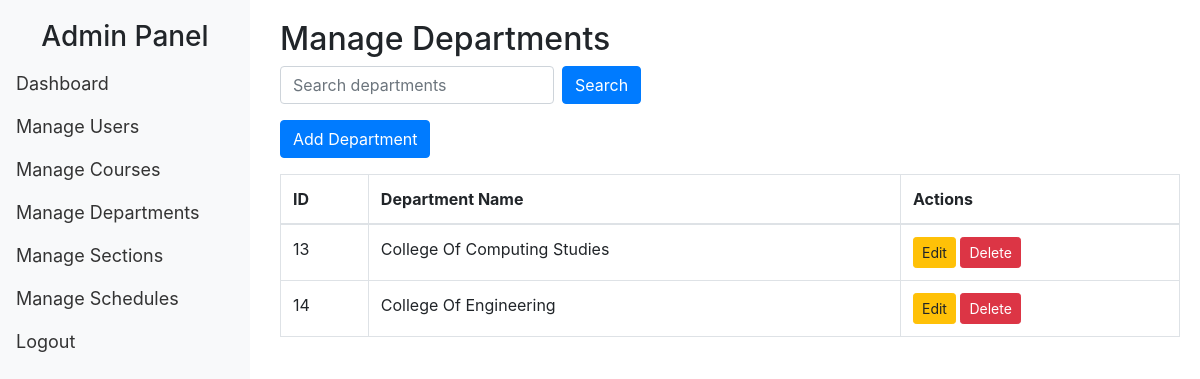
The app's page /admin_staff/departments.php (signed in) with its own data.
### tables this page shows
CREATE TABLE `department` (
  `id` int(11) NOT NULL,
  `department_name` varchar(100) NOT NULL
);

### classes/database.class.php (called while the page is built)
<?php
class Database {
    private $host = 'localhost';
    private $dbname = 'schedsystem';
    private $username = 'root';
    private $password = '';
    public $conn;
    public function __construct() {
        try {
            $this->conn = new PDO("mysql:host=$this->host;dbname=$this->dbname", $this->username, $this->password);
            $this->conn->setAttribute(PDO::ATTR_ERRMODE, PDO::ERRMODE_EXCEPTION);
        } catch (PDOException $e) {
            die("Database connection failed: " . $e->getMessage());
        }
    }
    public function getConnection() {
        return $this->conn;
    }
}
?>

### classes/department.class.php (called while the page is built, shortened)
<?php
class Department
{
    private $conn;
    public function __construct($db) {
        $this->conn = $db->getConnection();
    }
    public function searchDepartments($query) {
        $sql = "SELECT * FROM department WHERE department_name LIKE :query";
        $stmt = $this->conn->prepare($sql);
        $stmt->bindValue(':query', '%' . $query . '%', PDO::PARAM_STR);
        $stmt->execute();
        return $stmt->fetchAll(PDO::FETCH_ASSOC);
    }
}
?>

### admin_staff/departments.php (the view, shortened to what this page needs)
<?php
require_once '../classes/database.class.php';
require_once '../classes/department.class.php';
$db = new Database();
$department = new Department($db);
$search_query = isset($_GET['search']) ? $_GET['search'] : '';
$departments = $department->searchDepartments($search_query);
?>
<!DOCTYPE html>
<html lang="en">
<head>
    <link rel="stylesheet" href="https://maxcdn.bootstrapcdn.com/bootstrap/4.5.2/css/bootstrap.min.css">
    <link rel="stylesheet" href="../css/style.css">
</head>
<body>
<?php require_once '../includes/side_nav.php'; ?>
<div class="main-content">
    <h2>Manage Departments</h2>
    <form method="GET" class="form-inline mb-3">
        <input type="text" name="search" class="form-control mr-2" placeholder="Search departments" value="<?= htmlspecialchars($search_query) ?>">
        <button type="submit" class="btn btn-primary">Search</button>
    </form>
    <a href="add_department.php" class="btn btn-primary mb-3">Add Department</a>
    <table class="table table-bordered">
        <thead>
        <tr>
            <th>ID</th>
            <th>Department Name</th>
            <th>Actions</th>
        </tr>
        </thead>
        <tbody>
    <?php if (empty($departments)): ?>
        <tr>
            <td colspan="3" class="text-center">No records found</td>
        </tr>
    <?php else:
        foreach ($departments as $department): ?>
            <tr>
                <td><?= htmlspecialchars($department['id']) ?></td>
                <td><?= htmlspecialchars($department['department_name']) ?></td>
                <td>
                    <a href="edit_department.php?id=<?= htmlspecialchars($department['id']) ?>" class="btn btn-sm btn-warning">Edit</a>
                    <a href="delete_department.php?delete_id=<?= htmlspecialchars($department['id']) ?>" class="btn btn-sm btn-danger" onclick="return confirm('Are you sure you want to delete this department?')">Delete</a>
                </td>
            </tr>
        <?php
        endforeach;
    endif; ?>
</tbody>
    </table>
</div>
</body>
</html>

### css/style.css (style rules this page uses)
.main-content { margin-left: 260px; padding: 20px; }

### records on screen
department: id "13", department_name "College Of Computing Studies"
department: id "14", department_name "College Of Engineering"
